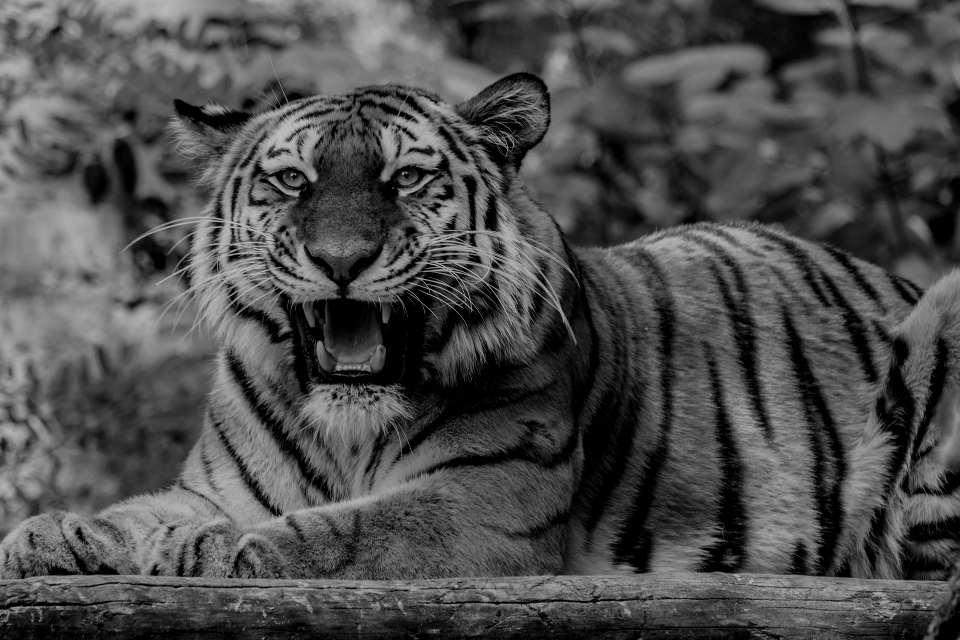
#> input picture LV2/resources/tiger.png, 960 x 640 px
$ python zad_6.py
#> lines starting #> are read from the running program, lines starting #| are printed output that depends on the picture
import matplotlib.pyplot as plt
import matplotlib.image as mpimg

img = mpimg.imread('../resources/tiger.png')
#> img is the input picture: shape (640, 960, 4) float32; mean R, G, B, A 0.303, 0.303, 0.303, 1
plt.imshow(img)

#svjetlija slika
img = img + 0.25 #povećavanje vrijednosti svih kanala slike za 0.25
plt.imshow(img)
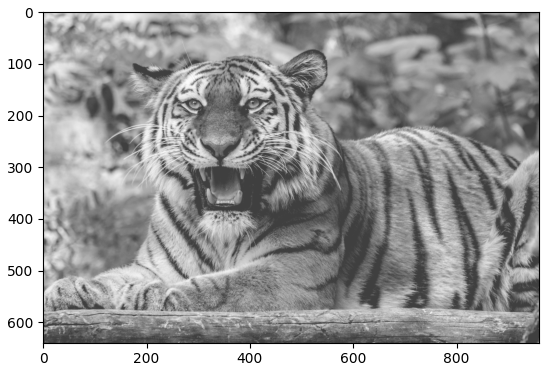
#> figure drawn by matplotlib, 1 panel
